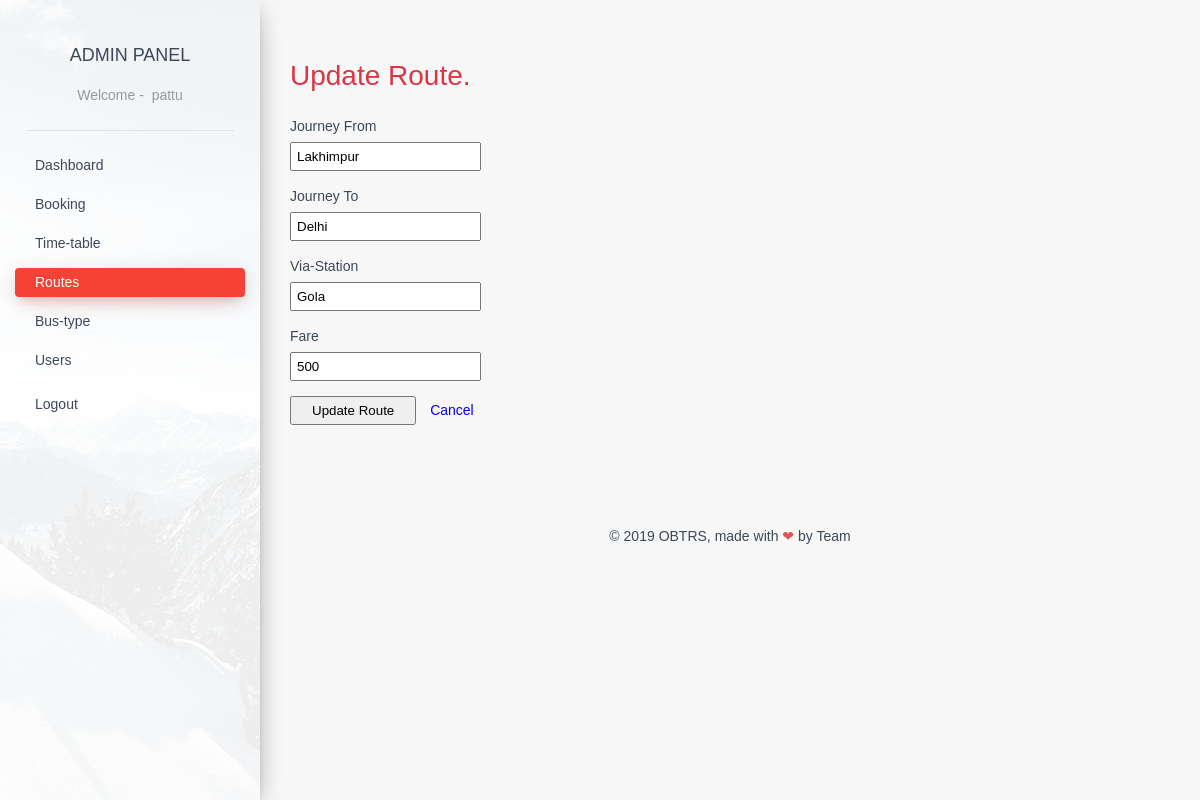
Page /admin/adminpanel/route_edit.php?route_id=39 (signed in) on the committed database.
### tables this page shows
CREATE TABLE `route_detail` (
  `route_id` int(11) NOT NULL,
  `departure_station` varchar(50) NOT NULL,
  `arrival_station` varchar(50) NOT NULL,
  `via_station` varchar(50) NOT NULL,
  `rent` int(11) NOT NULL
);

### admin/adminpanel/route_edit.php (the view, shortened to what this page needs)
<?php
	include '../dbconnect.php';
?>
<!DOCTYPE html>
<html lang="en" class="js csstransitions">
<head>
    <link rel="stylesheet" href="adminpanel-assets/css/style.css" />
    <link rel="stylesheet" href="adminpanel-assets/css/normalize.css" />
</head>
<body>
    <div class="wrapper">
        <div class="sidebar" data-color="red" data-image="../assets/img/sidebar-1.jpg">
            <div class="logo"> <a href="#" class="simple-text">
                    Admin Panel
                    </a>
                    <?php
                        if (isset($_SESSION['usr_id'])) { ?>
                            <span data-hover="Welcome">Welcome - &nbsp;<?php echo $_SESSION['usr_name']; ?>
                            <?php } else { ?>
                            <span data-hover="Welcome">Welcome
                                </span>
                    <?php } ?>
                </span>
            </div>
        <div class="sidebar-wrapper ps-container">
            <ul class="nav">
                <li>
                    <a href="index.php">
                        Dashboard
                    </a>
                </li>
                <li>
                    <a href="booking.php">
                        Booking
                    </a>
                </li>
                <li>
                    <a href="time-table.php">
                        Time-table
                    </a>
                </li>
                <li>
                    <a href="routes.php" class="active">
                        Routes
                    </a>
                </li>
                <li>
                    <a href="bus-type.php">
                        Bus-type
                    </a>
                </li>
                <li>
                    <a href="users.php">
                        Users
                    </a>
                </li>
            <?php  if (isset($_SESSION['usr_id'])) {?>
                <li>
                    <a href="../logout.php">
                        <p>Logout</p>
                    </a>
                </li>
            <?php }?>
            </ul>
        </div>
            <div class="sidebar-background" style="background-image: url(../admin/assets/img/sidebar-1.jpg);"></div>
        </div>
        <div class="main-panel ps-container ps-theme-default ps-active-y">
            <div class="content">
                <div class="container-fluid">
                    <div class="row" style="margin: 25px 0;">
                    <h1 class="text-danger"> Update Route.</h1>
						<?php
							$route_id = $_GET['route_id'];
							$sql = "SELECT * FROM `route_detail` WHERE route_id='$route_id'";
							$result = mysqli_query($con,$sql);
							while($row=mysqli_fetch_object($result)){?>
								<form action="route_update.php" method="post">
                                    <div class="input-group">
                                        <label for="journeyFrom" class="required">Journey From</label>
                                        <input type="text" name="journeyFrom" placeholder="Journey From" value='<?php echo "$row->departure_station";?>' required="required" />
                                    </div>
                                    <div class="input-group">
                                        <label for="journeyTo" class="required">Journey To</label>
                                        <input type="text" name="journeyTo" placeholder="Journey To" value='<?php echo "$row->arrival_station";?>' required="required" />
                                    </div>
                                    <div class="input-group">
                                        <label for="viaStation" class="required">Via-Station</label>
                                        <input type="text" name="viaStation" placeholder="Via-Station" value='<?php echo "$row->via_station";?>' required="required" />
                                    </div>
                                    <div class="input-group">
                                        <label for="fare" class="required">Fare</label>
                                        <input type="text" name="fare" placeholder="Fare" value='<?php echo "$row->rent";?>' required="required" />
                                    </div>
                                    <div class="input-group">
                                        <input type="submit" name="update-route" value="Update Route">
                                        <a href="routes.php" style="margin-left: 10px;">Cancel</a>
                                    </div>
                                    <br>
								</form>
							<?php
							}
						?>
					</div>
                </div>
            </div>
            <?php
                include 'footer.php';
            ?>
        </div>
    </div>
</body>
</html>

### rows in the picture
route_detail: journeyFrom "Lakhimpur", journeyTo "Delhi", viaStation "Gola", fare "500"

### other values in the picture
$_SESSION['usr_name'] "pattu"
